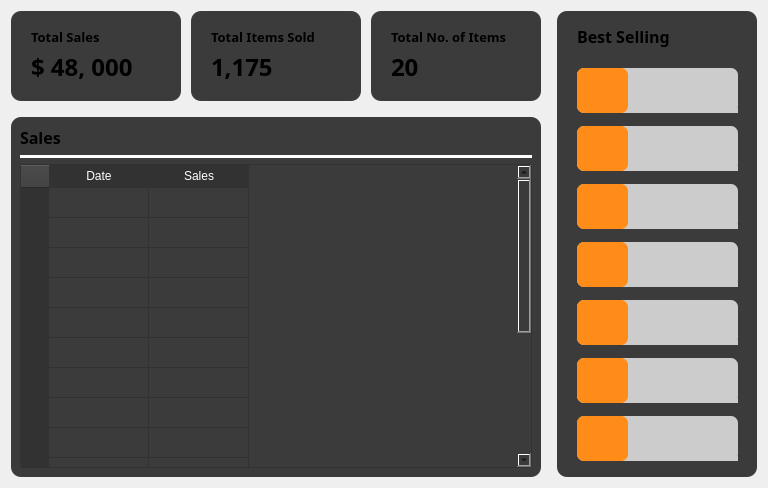
       <widget class="QWidget" name="dashboard_page">
        <layout class="QGridLayout" name="gridLayout_2">
         <item row="0" column="0">
          <layout class="QVBoxLayout" name="verticalLayout_6">
           <property name="rightMargin">
            <number>10</number>
           </property>
           <item>
            <layout class="QHBoxLayout" name="horizontalLayout">
             <property name="spacing">
              <number>10</number>
             </property>
             <property name="rightMargin">
              <number>0</number>
             </property>
             <property name="bottomMargin">
              <number>10</number>
             </property>
             <item alignment="Qt::AlignTop">
              <widget class="QWidget" name="widget" native="true">
               <property name="minimumSize">
                <size>
                 <width>170</width>
                 <height>90</height>
                </size>
               </property>
               <property name="styleSheet">
                <string notr="true">background-color: #3B3B3B;
border-radius:10px;
</string>
               </property>
               <widget class="QLabel" name="label_5">
                <property name="geometry">
                 <rect>
                  <x>20</x>
                  <y>10</y>
                  <width>101</width>
                  <height>31</height>
                 </rect>
                </property>
                <property name="font">
                 <font>
                  <family>Poppins SemiBold</family>
                  <pointsize>10</pointsize>
                  <bold>true</bold>
                 </font>
                </property>
                <property name="text">
                 <string>Total Sales</string>
                </property>
               </widget>
               <widget class="QLabel" name="label_15">
                <property name="geometry">
                 <rect>
                  <x>20</x>
                  <y>40</y>
                  <width>141</width>
                  <height>31</height>
                 </rect>
                </property>
                <property name="font">
                 <font>
                  <family>Poppins Black</family>
                  <pointsize>18</pointsize>
                  <bold>true</bold>
                 </font>
                </property>
                <property name="text">
                 <string>$ 48, 000</string>
                </property>
               </widget>
              </widget>
             </item>
             <item alignment="Qt::AlignTop">
              <widget class="QWidget" name="widget_2" native="true">
               <property name="minimumSize">
                <size>
                 <width>170</width>
                 <height>90</height>
                </size>
               </property>
               <property name="styleSheet">
                <string notr="true">background-color: #3B3B3B;
border-radius:10px;
</string>
               </property>
               <widget class="QLabel" name="label_13">
                <property name="geometry">
                 <rect>
                  <x>20</x>
                  <y>10</y>
                  <width>111</width>
                  <height>31</height>
                 </rect>
                </property>
                <property name="font">
                 <font>
                  <family>Poppins SemiBold</family>
                  <pointsize>10</pointsize>
                  <bold>true</bold>
                 </font>
                </property>
                <property name="text">
                 <string>Total Items Sold</string>
                </property>
               </widget>
               <widget class="QLabel" name="label_16">
                <property name="geometry">
                 <rect>
                  <x>20</x>
                  <y>40</y>
                  <width>141</width>
                  <height>31</height>
                 </rect>
                </property>
                <property name="font">
                 <font>
                  <family>Poppins Black</family>
                  <pointsize>18</pointsize>
                  <bold>true</bold>
                 </font>
                </property>
                <property name="text">
                 <string>1,175</string>
                </property>
               </widget>
              </widget>
             </item>
             <item alignment="Qt::AlignTop">
              <widget class="QWidget" name="widget_3" native="true">
               <property name="minimumSize">
                <size>
                 <width>170</width>
                 <height>90</height>
                </size>
               </property>
               <property name="styleSheet">
                <string notr="true">background-color: #3B3B3B;
border-radius:10px;
</string>
               </property>
               <widget class="QLabel" name="label_14">
                <property name="geometry">
                 <rect>
                  <x>20</x>
                  <y>10</y>
                  <width>121</width>
                  <height>31</height>
                 </rect>
                </property>
                <property name="font">
                 <font>
                  <family>Poppins SemiBold</family>
                  <pointsize>10</pointsize>
                  <bold>true</bold>
                 </font>
                </property>
                <property name="text">
                 <string>Total No. of Items</string>
                </property>
               </widget>
               <widget class="QLabel" name="label_17">
                <property name="geometry">
                 <rect>
                  <x>20</x>
                  <y>40</y>
                  <width>141</width>
                  <height>31</height>
                 </rect>
                </property>
                <property name="font">
                 <font>
                  <family>Poppins Black</family>
                  <pointsize>18</pointsize>
                  <bold>true</bold>
                 </font>
                </property>
                <property name="text">
                 <string>20</string>
                </property>
               </widget>
              </widget>
             </item>
            </layout>
           </item>
           <item>
            <widget class="QWidget" name="widget_4" native="true">
             <property name="sizePolicy">
              <sizepolicy hsizetype="Expanding" vsizetype="Expanding">
               <horstretch>0</horstretch>
               <verstretch>0</verstretch>
              </sizepolicy>
             </property>
             <property name="minimumSize">
              <size>
               <width>0</width>
               <height>360</height>
              </size>
             </property>
             <property name="styleSheet">
              <string notr="true">background-color: #3B3B3B;
border-radius:10px;
</string>
             </property>
             <layout class="QVBoxLayout" name="verticalLayout_7">
              <item>
               <widget class="QLabel" name="label_6">
                <property name="font">
                 <font>
                  <family>Poppins SemiBold</family>
                  <pointsize>12</pointsize>
                  <bold>true</bold>
                 </font>
                </property>
                <property name="text">
                 <string>Sales</string>
                </property>
               </widget>
              </item>
              <item>
               <widget class="Line" name="line">
                <property name="styleSheet">
                 <string notr="true">background-color: white;
</string>
                </property>
                <property name="orientation">
                 <enum>Qt::Horizontal</enum>
                </property>
               </widget>
              </item>
              <item>
               <widget class="QTableWidget" name="tableWidget">
                <property name="sizePolicy">
                 <sizepolicy hsizetype="Expanding" vsizetype="Expanding">
                  <horstretch>50</horstretch>
                  <verstretch>0</verstretch>
                 </sizepolicy>
                </property>
                <property name="styleSheet">
                 <string notr="true">QTableWidget{
	background-color: #3B3B3B;
	border-radius:3px;
	border:1px solid rgb(50,50,50);
}
QTableWidget::section{

	border: none;
	border-bottom: 1px solid #d0c6ff;
	text-align: left;
	padding: 3px 5px;

}
QHeaderView::section{
	background-color: rgb(50,50,50);
	color: white;
	border: none;
	border-bottom: 1px solid rgb(50,50,50);
	text-align: left;
	padding: 2px 4px;
	min-width: 20px;
}
QTableView::item{
	color: white;
	padding:2px;
}
QScrollBar:vertical {
    border: none;
    background: #3B3B3B;
    width: 10px;
    margin: 0px 0px 0px 0px;
}
QScrollBar::handle:vertical {
    background-color: #606060;
    min-height: 20px; 
    border-radius: 5px;
}
QScrollBar::add-line:vertical,
QScrollBar::sub-line:vertical {
    border: none;
    background: none;
}

QScrollBar::add-page:vertical,
QScrollBar::sub-page:vertical {
    background: none;
}
QScrollBar:hover {
    opacity: 0.7;
}
</string>
                </property>
                <row>
                 <property name="text">
                  <string/>
                 </property>
                </row>
                <row>
                 <property name="text">
                  <string/>
                 </property>
                </row>
                <row>
                 <property name="text">
                  <string/>
                 </property>
                </row>
                <row>
                 <property name="text">
                  <string/>
                 </property>
                </row>
                <row>
                 <property name="text">
                  <string/>
                 </property>
                </row>
                <row>
                 <property name="text">
                  <string/>
                 </property>
                </row>
                <row>
                 <property name="text">
                  <string/>
                 </property>
                </row>
                <row>
                 <property name="text">
                  <string/>
                 </property>
                </row>
                <row>
                 <property name="text">
                  <string/>
                 </property>
                </row>
                <row>
                 <property name="text">
                  <string/>
                 </property>
                </row>
                <row>
                 <property name="text">
                  <string/>
                 </property>
                </row>
                <row>
                 <property name="text">
                  <string/>
                 </property>
                </row>
                <row>
                 <property name="text">
                  <string/>
                 </property>
                </row>
                <row>
                 <property name="text">
                  <string/>
                 </property>
                </row>
                <row>
                 <property name="text">
                  <string/>
                 </property>
                </row>
                <row>
                 <property name="text">
                  <string/>
                 </property>
                </row>
                <column>
                 <property name="text">
                  <string>Date</string>
                 </property>
                </column>
                <column>
                 <property name="text">
                  <string>Sales</string>
                 </property>
                </column>
               </widget>
              </item>
             </layout>
            </widget>
           </item>
          </layout>
         </item>
         <item row="0" column="1">
          <widget class="QWidget" name="widget_5" native="true">
           <property name="minimumSize">
            <size>
             <width>200</width>
             <height>0</height>
            </size>
           </property>
           <property name="maximumSize">
            <size>
             <width>210</width>
             <height>16777215</height>
            </size>
           </property>
           <property name="styleSheet">
            <string notr="true">background-color: #3B3B3B;
border-radius:10px;
</string>
           </property>
           <widget class="QLabel" name="label_4">
            <property name="geometry">
             <rect>
              <x>20</x>
              <y>10</y>
              <width>121</width>
              <height>31</height>
             </rect>
            </property>
            <property name="font">
             <font>
              <family>Poppins SemiBold</family>
              <pointsize>12</pointsize>
              <bold>true</bold>
             </font>
            </property>
            <property name="text">
             <string>Best Selling</string>
            </property>
           </widget>
           <widget class="QWidget" name="">
            <property name="geometry">
             <rect>
              <x>20</x>
              <y>50</y>
              <width>161</width>
              <height>411</height>
             </rect>
            </property>
            <layout class="QVBoxLayout" name="verticalLayout_8">
             <item>
              <widget class="QWidget" name="widget_6" native="true">
               <property name="minimumSize">
                <size>
                 <width>0</width>
                 <height>45</height>
                </size>
               </property>
               <property name="maximumSize">
                <size>
                 <width>16777215</width>
                 <height>45</height>
                </size>
               </property>
               <property name="styleSheet">
                <string notr="true">background-color: rgb(204, 204, 204);
border-radius:7px;
</string>
               </property>
               <widget class="QWidget" name="widget_7" native="true">
                <property name="geometry">
                 <rect>
                  <x>140</x>
                  <y>40</y>
                  <width>161</width>
                  <height>45</height>
                 </rect>
                </property>
                <property name="minimumSize">
                 <size>
                  <width>0</width>
                  <height>45</height>
                 </size>
                </property>
                <property name="maximumSize">
                 <size>
                  <width>16777215</width>
                  <height>45</height>
                 </size>
                </property>
                <property name="styleSheet">
                 <string notr="true">background-color: rgb(204, 204, 204);
border-radius:7;
</string>
                </property>
               </widget>
               <widget class="QWidget" name="widget_20" native="true">
                <property name="geometry">
                 <rect>
                  <x>0</x>
                  <y>0</y>
                  <width>51</width>
                  <height>45</height>
                 </rect>
                </property>
                <property name="styleSheet">
                 <string notr="true">background-color: rgb(255, 140, 24);</string>
                </property>
               </widget>
              </widget>
             </item>
             <item>
              <widget class="QWidget" name="widget_8" native="true">
               <property name="minimumSize">
                <size>
                 <width>0</width>
                 <height>45</height>
                </size>
               </property>
               <property name="maximumSize">
                <size>
                 <width>16777215</width>
                 <height>45</height>
                </size>
               </property>
               <property name="styleSheet">
                <string notr="true">background-color: rgb(204, 204, 204);
border-radius:7px;
</string>
               </property>
               <widget class="QWidget" name="widget_9" native="true">
                <property name="geometry">
                 <rect>
                  <x>140</x>
                  <y>40</y>
                  <width>161</width>
                  <height>45</height>
                 </rect>
                </property>
                <property name="minimumSize">
                 <size>
                  <width>0</width>
                  <height>45</height>
                 </size>
                </property>
                <property name="maximumSize">
                 <size>
                  <width>16777215</width>
                  <height>45</height>
                 </size>
                </property>
                <property name="styleSheet">
                 <string notr="true">background-color: rgb(204, 204, 204);
border-radius:7;
</string>
                </property>
               </widget>
               <widget class="QWidget" name="widget_21" native="true">
                <property name="geometry">
                 <rect>
                  <x>0</x>
                  <y>0</y>
                  <width>51</width>
                  <height>45</height>
                 </rect>
                </property>
                <property name="styleSheet">
                 <string notr="true">background-color: rgb(255, 140, 24);</string>
                </property>
               </widget>
              </widget>
             </item>
             <item>
              <widget class="QWidget" name="widget_10" native="true">
               <property name="minimumSize">
                <size>
                 <width>0</width>
                 <height>45</height>
                </size>
               </property>
               <property name="maximumSize">
                <size>
                 <width>16777215</width>
                 <height>45</height>
                </size>
               </property>
               <property name="styleSheet">
                <string notr="true">background-color: rgb(204, 204, 204);
border-radius:7px;
</string>
               </property>
               <widget class="QWidget" name="widget_11" native="true">
                <property name="geometry">
                 <rect>
                  <x>140</x>
                  <y>40</y>
                  <width>161</width>
                  <height>45</height>
                 </rect>
                </property>
                <property name="minimumSize">
                 <size>
                  <width>0</width>
                  <height>45</height>
                 </size>
                </property>
                <property name="maximumSize">
                 <size>
                  <width>16777215</width>
                  <height>45</height>
                 </size>
                </property>
                <property name="styleSheet">
                 <string notr="true">background-color: rgb(204, 204, 204);
border-radius:7;
</string>
                </property>
               </widget>
               <widget class="QWidget" name="widget_22" native="true">
                <property name="geometry">
                 <rect>
                  <x>0</x>
                  <y>0</y>
                  <width>51</width>
                  <height>45</height>
                 </rect>
                </property>
                <property name="styleSheet">
                 <string notr="true">background-color: rgb(255, 140, 24);</string>
                </property>
               </widget>
              </widget>
             </item>
             <item>
              <widget class="QWidget" name="widget_12" native="true">
               <property name="minimumSize">
                <size>
                 <width>0</width>
                 <height>45</height>
                </size>
               </property>
               <property name="maximumSize">
                <size>
                 <width>16777215</width>
                 <height>45</height>
                </size>
               </property>
               <property name="styleSheet">
                <string notr="true">background-color: rgb(204, 204, 204);
border-radius:7px;
</string>
               </property>
               <widget class="QWidget" name="widget_13" native="true">
                <property name="geometry">
                 <rect>
                  <x>140</x>
                  <y>40</y>
                  <width>161</width>
                  <height>45</height>
                 </rect>
                </property>
                <property name="minimumSize">
                 <size>
                  <width>0</width>
                  <height>45</height>
                 </size>
                </property>
                <property name="maximumSize">
                 <size>
                  <width>16777215</width>
                  <height>45</height>
                 </size>
                </property>
                <property name="styleSheet">
                 <string notr="true">background-color: rgb(204, 204, 204);
border-radius:7;
</string>
                </property>
               </widget>
               <widget class="QWidget" name="widget_23" native="true">
                <property name="geometry">
                 <rect>
                  <x>0</x>
                  <y>0</y>
                  <width>51</width>
                  <height>45</height>
                 </rect>
                </property>
                <property name="styleSheet">
                 <string notr="true">background-color: rgb(255, 140, 24);</string>
                </property>
               </widget>
              </widget>
             </item>
             <item>
              <widget class="QWidget" name="widget_14" native="true">
               <property name="minimumSize">
                <size>
                 <width>0</width>
                 <height>45</height>
                </size>
               </property>
               <property name="maximumSize">
                <size>
                 <width>16777215</width>
                 <height>45</height>
                </size>
               </property>
               <property name="styleSheet">
                <string notr="true">background-color: rgb(204, 204, 204);
border-radius:7px;
</string>
               </property>
               <widget class="QWidget" name="widget_15" native="true">
                <property name="geometry">
                 <rect>
                  <x>140</x>
                  <y>40</y>
                  <width>161</width>
                  <height>45</height>
                 </rect>
                </property>
                <property name="minimumSize">
                 <size>
                  <width>0</width>
                  <height>45</height>
                 </size>
                </property>
                <property name="maximumSize">
                 <size>
                  <width>16777215</width>
                  <height>45</height>
                 </size>
                </property>
                <property name="styleSheet">
                 <string notr="true">background-color: rgb(204, 204, 204);
border-radius:7;
</string>
                </property>
               </widget>
               <widget class="QWidget" name="widget_24" native="true">
                <property name="geometry">
                 <rect>
                  <x>0</x>
                  <y>0</y>
                  <width>51</width>
                  <height>45</height>
                 </rect>
                </property>
                <property name="styleSheet">
                 <string notr="true">background-color: rgb(255, 140, 24);</string>
                </property>
               </widget>
              </widget>
             </item>
             <item>
              <widget class="QWidget" name="widget_16" native="true">
               <property name="minimumSize">
                <size>
                 <width>0</width>
                 <height>45</height>
                </size>
               </property>
               <property name="maximumSize">
                <size>
                 <width>16777215</width>
                 <height>45</height>
                </size>
               </property>
               <property name="styleSheet">
                <string notr="true">background-color: rgb(204, 204, 204);
border-radius:7px;
</string>
               </property>
               <widget class="QWidget" name="widget_17" native="true">
                <property name="geometry">
                 <rect>
                  <x>140</x>
                  <y>40</y>
                  <width>161</width>
                  <height>45</height>
                 </rect>
                </property>
                <property name="minimumSize">
                 <size>
                  <width>0</width>
                  <height>45</height>
                 </size>
                </property>
                <property name="maximumSize">
                 <size>
                  <width>16777215</width>
                  <height>45</height>
                 </size>
                </property>
                <property name="styleSheet">
                 <string notr="true">background-color: rgb(204, 204, 204);
border-radius:7;
</string>
                </property>
               </widget>
               <widget class="QWidget" name="widget_25" native="true">
                <property name="geometry">
                 <rect>
                  <x>0</x>
                  <y>0</y>
                  <width>51</width>
                  <height>45</height>
                 </rect>
                </property>
                <property name="styleSheet">
                 <string notr="true">background-color: rgb(255, 140, 24);</string>
                </property>
               </widget>
              </widget>
             </item>
             <item>
              <widget class="QWidget" name="widget_18" native="true">
               <property name="minimumSize">
                <size>
                 <width>0</width>
                 <height>45</height>
                </size>
               </property>
               <property name="maximumSize">
                <size>
                 <width>16777215</width>
                 <height>45</height>
                </size>
               </property>
               <property name="styleSheet">
                <string notr="true">background-color: rgb(204, 204, 204);
border-radius:7px;
</string>
               </property>
               <widget class="QWidget" name="widget_19" native="true">
                <property name="geometry">
                 <rect>
                  <x>140</x>
                  <y>40</y>
                  <width>161</width>
                  <height>45</height>
                 </rect>
                </property>
                <property name="minimumSize">
                 <size>
                  <width>0</width>
                  <height>45</height>
                 </size>
                </property>
                <property name="maximumSize">
                 <size>
                  <width>16777215</width>
                  <height>45</height>
                 </size>
                </property>
                <property name="styleSheet">
                 <string notr="true">background-color: rgb(204, 204, 204);
border-radius:7;
</string>
                </property>
               </widget>
               <widget class="QWidget" name="widget_26" native="true">
                <property name="geometry">
                 <rect>
                  <x>0</x>
                  <y>0</y>
                  <width>51</width>
                  <height>45</height>
                 </rect>
                </property>
                <property name="styleSheet">
                 <string notr="true">background-color: rgb(255, 140, 24);</string>
                </property>
               </widget>
              </widget>
             </item>
            </layout>
           </widget>
          </widget>
         </item>
        </layout>
       </widget>
